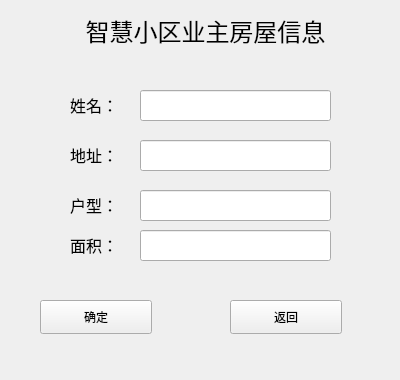
<?xml version="1.0" encoding="UTF-8"?>
<ui version="4.0">
 <class>houseinfo</class>
 <widget class="QWidget" name="houseinfo">
  <property name="geometry">
   <rect>
    <x>0</x>
    <y>0</y>
    <width>400</width>
    <height>380</height>
   </rect>
  </property>
  <property name="windowTitle">
   <string>添加房屋信息</string>
  </property>
  <widget class="QLabel" name="label">
   <property name="geometry">
    <rect>
     <x>20</x>
     <y>10</y>
     <width>371</width>
     <height>41</height>
    </rect>
   </property>
   <property name="text">
    <string>&lt;html&gt;&lt;head/&gt;&lt;body&gt;&lt;p align=&quot;center&quot;&gt;&lt;span style=&quot; font-size:18pt;&quot;&gt;智慧小区业主房屋信息&lt;/span&gt;&lt;/p&gt;&lt;/body&gt;&lt;/html&gt;</string>
   </property>
  </widget>
  <widget class="QLabel" name="label_2">
   <property name="geometry">
    <rect>
     <x>70</x>
     <y>90</y>
     <width>81</width>
     <height>31</height>
    </rect>
   </property>
   <property name="text">
    <string>&lt;html&gt;&lt;head/&gt;&lt;body&gt;&lt;p&gt;&lt;span style=&quot; font-size:12pt;&quot;&gt;姓名：&lt;/span&gt;&lt;/p&gt;&lt;/body&gt;&lt;/html&gt;</string>
   </property>
  </widget>
  <widget class="QLabel" name="label_3">
   <property name="geometry">
    <rect>
     <x>70</x>
     <y>140</y>
     <width>81</width>
     <height>31</height>
    </rect>
   </property>
   <property name="text">
    <string>&lt;html&gt;&lt;head/&gt;&lt;body&gt;&lt;p&gt;&lt;span style=&quot; font-size:12pt;&quot;&gt;地址：&lt;/span&gt;&lt;/p&gt;&lt;/body&gt;&lt;/html&gt;</string>
   </property>
  </widget>
  <widget class="QLabel" name="label_4">
   <property name="geometry">
    <rect>
     <x>70</x>
     <y>190</y>
     <width>81</width>
     <height>31</height>
    </rect>
   </property>
   <property name="text">
    <string>&lt;html&gt;&lt;head/&gt;&lt;body&gt;&lt;p&gt;&lt;span style=&quot; font-size:12pt;&quot;&gt;户型：&lt;/span&gt;&lt;/p&gt;&lt;/body&gt;&lt;/html&gt;</string>
   </property>
  </widget>
  <widget class="QLabel" name="label_5">
   <property name="geometry">
    <rect>
     <x>70</x>
     <y>230</y>
     <width>81</width>
     <height>31</height>
    </rect>
   </property>
   <property name="text">
    <string>&lt;html&gt;&lt;head/&gt;&lt;body&gt;&lt;p&gt;&lt;span style=&quot; font-size:12pt;&quot;&gt;面积：&lt;/span&gt;&lt;/p&gt;&lt;/body&gt;&lt;/html&gt;</string>
   </property>
  </widget>
  <widget class="QLineEdit" name="houseOwnerLineEdit">
   <property name="geometry">
    <rect>
     <x>140</x>
     <y>90</y>
     <width>191</width>
     <height>31</height>
    </rect>
   </property>
  </widget>
  <widget class="QLineEdit" name="houseAddressLineEdit">
   <property name="geometry">
    <rect>
     <x>140</x>
     <y>140</y>
     <width>191</width>
     <height>31</height>
    </rect>
   </property>
  </widget>
  <widget class="QLineEdit" name="houseTypeLineEdit">
   <property name="geometry">
    <rect>
     <x>140</x>
     <y>190</y>
     <width>191</width>
     <height>31</height>
    </rect>
   </property>
  </widget>
  <widget class="QLineEdit" name="houseAreaLineEdit">
   <property name="geometry">
    <rect>
     <x>140</x>
     <y>230</y>
     <width>191</width>
     <height>31</height>
    </rect>
   </property>
  </widget>
  <widget class="QPushButton" name="houseInfoConfirmBtn">
   <property name="geometry">
    <rect>
     <x>40</x>
     <y>300</y>
     <width>112</width>
     <height>34</height>
    </rect>
   </property>
   <property name="text">
    <string>确定</string>
   </property>
  </widget>
  <widget class="QPushButton" name="houseInfoReturnBtn">
   <property name="geometry">
    <rect>
     <x>230</x>
     <y>300</y>
     <width>112</width>
     <height>34</height>
    </rect>
   </property>
   <property name="text">
    <string>返回</string>
   </property>
  </widget>
 </widget>
 <resources/>
 <connections/>
</ui>
